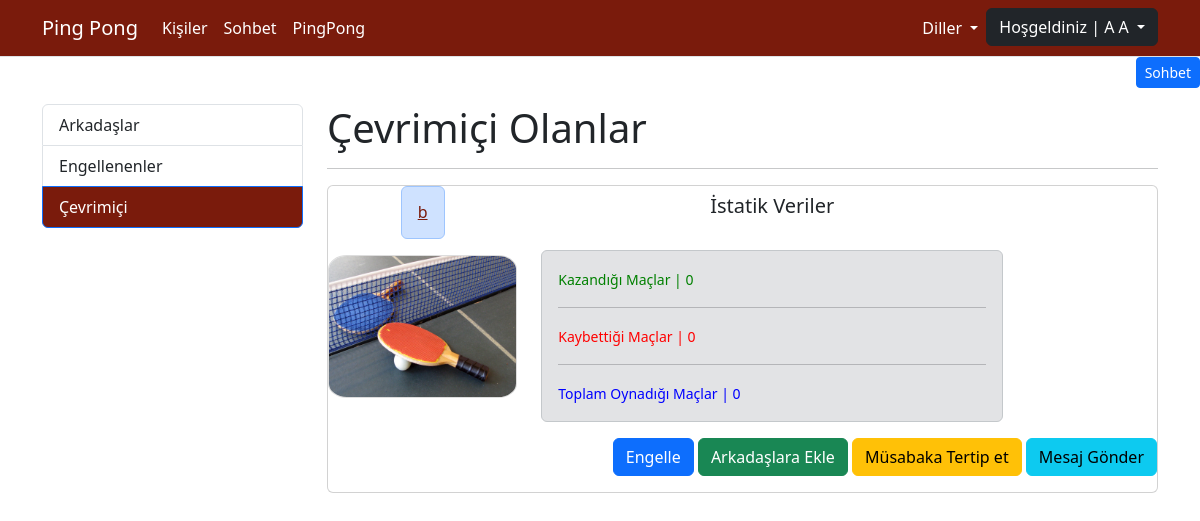
The app's page /tr/kisiler/cevrimici (signed in) with its own data.
### blog/models.py (models this page shows, shortened)
class Kisiler(models.Model):
	kullanici = models.CharField(max_length=150, null=False)
	tam_adi = models.CharField(max_length=150, null=False)
	resim = models.ImageField(upload_to="blogs", default="blogs/7.jpg", blank=True)
	toplam_mac = models.IntegerField(default=0)
	zafer_mac = models.IntegerField(default=0)
	bozgun_mac = models.IntegerField(default=0)
	cevrimici = models.BooleanField(default=False)
	slug = models.SlugField(null=False,blank=True, unique=True, db_index=True, editable=False)
	user = models.OneToOneField(User, on_delete = models.CASCADE)
	def __str__(self):
		return "{0}".format(self.user)

### blog/views.py (the view)
# urls.py: path(_("kisiler/cevrimici"), views.cevrimici, name="cevrimici"),
def cevrimici(request):
	if request.user.is_authenticated:
		users=Kisiler.objects.exclude(id=request.user.id)
		veri_depo = {}
		veri_depo['users']=users
		veri_depo['engel']=Engel.objects.all()
		ark=Arkadas.objects.filter(diger_users=request.user)
		eng=Engel.objects.filter(diger_users=request.user)
		if len(ark)>0:
			arkadas=Arkadas.objects.get(diger_users=request.user)
			arkadaslar = arkadas.users.all()
			veri_depo['arkadaslar']=arkadaslar
		if len(eng)>0:
			engel=Engel.objects.get(diger_users=request.user)
			engeliler = engel.users.all()
			veri_depo['engelliler']=engeliler
		return render(request, "blog/part/_cevrimici.html", veri_depo)
	return render(request, "blog/index.html")

### blog/templates/blog/part/_cevrimici.html (shortened to what this page needs)
{% extends "base.html" %}
{% load static %}
{% load i18n %}
{% block css_files %}
	<link rel="stylesheet" href="{% static 'blog/css/styles.css' %}">
{% endblock %}
{% block content %}
<div class="container mt-3">
	<div class="row">
		<div class="col-3">
			<div class="list-group">
				<a href="{% url "arkadaslar" %}" class="list-group-item list-group-item-action" aria-current="true">{% trans "Arkadaşlar" %}</a>
				<a href="{% url "engellenenler" %}" class="list-group-item list-group-item-action" aria-current="true">{% trans "Engellenenler" %}</a>
				<a href="{% url "cevrimici" %}" class="list-group-item list-group-item-action active" aria-current="true" style="background-color: #7a1b0c;">{% trans "Çevrimiçi" %}</a>
			</div>
		</div>
		<div class="col-9">
			<h1>{% trans "Çevrimiçi Olanlar" %}</h1>
			<hr>
			{% if users|length > 0 %}
				{% for user in users %}
					{% if user.user.is_staff == False and user.user.is_superuser == False and user.cevrimici %}
						{% include "blog/part/_kisi_cevri.html" %}
					{% endif %}
				{% endfor %}
			{% else %}
				<div class="alert alert-warning">{% trans "Kimse Bulunmamakta" %}</div>
			{% endif %}
	</div>
		</div>
	</div>
{% endblock %}

### templates/part/_navbar.html (shortened to what this page needs)
{% load  static %}
{% load i18n %}
<nav class="navbar navbar-expand-lg border-bottom" style="background-color: #7a1b0c;">
	<div class="container">
		<a class="navbar-brand" style="color: white" href="{% url 'anasayfa' %}">Ping Pong</a>
			<div class="collapse navbar-collapse" id="navbar">
			<ul class="navbar-nav me-auto">
				<li class="nav-item">
					<a class="nav-link" style="color: white" href="{% url 'kisiler' %}">{% trans "Kişiler" %}</a>
				</li>
				<li class="nav-item">
					<a class="nav-link" style="color: white" href="{% url 'sohbet_anasayfa' %}">{% trans "Sohbet" %}</a>
				</li>
				<li class="nav-item">
					<a class="nav-link" style="color: white" href="{% url 'pingpong' %}">{% trans "PingPong" %}</a>
				</li>
			</ul>
			<ul class="navbar-nav ms-auto">
				<li class="nav-item dropdown">
					<a class="nav-link dropdown-toggle" href="#" role="button" data-bs-toggle="dropdown" aria-expanded="false">
						{% trans "Diller" %}
					</a>
				</li>
				{% if user.is_authenticated %}
				<li class="nav-item dropdown">
					<button class="btn btn-dark dropdown-toggle" data-bs-toggle="dropdown" aria-expanded="false">
						{% trans "Hoşgeldiniz" %} | {{ user.get_full_name|title }}
					</button>
				</li>
				{% endif %}
		</div>
	</div>
</nav>

### blog/templates/blog/part/_kisi_cevri.html (shortened to what this page needs)
{% load static %}
{% load i18n %}
<div class="card mb-3">
	<div class="row">
		<div class="col-md-3">
			<h6 class="card-title" style="text-align: center;">
				<div class="d-inline-flex alert alert-primary" role="alert">
					<a style="color:#7a1b0c;" href={% url "kisiler_detay" user|lower %}> {{ user }} </a>
				</div>
				<img class ="resim" src="{{ user.resim.url }}" alt="">
			</h6>
		</div>
		<div class="col-md-9">
			<p class="card-title">
				<div class="col-9">
					<h5 class="card-title" style="text-align: center;">{% trans "İstatik Veriler" %}</h5>
					<br>
					<div class="alert alert-secondary" role="alert">
						<small style="color:green;">{% trans "Kazandığı Maçlar" %} | {{ user.zafer_mac }}</small>
						<br>
						<hr>
						<small style="color:red;">{% trans "Kaybettiği Maçlar" %} | {{ user.bozgun_mac }}</small>
						<br>
						<hr>
						<small style="color:blue;">{% trans "Toplam Oynadığı Maçlar" %} | {{ user.toplam_mac }}</small	>
					</div>
				</div>
			</p>
			<div class="float-md-end mb-3 ms-md-3">
			{% if not user.user in engelliler %}
				<a href="{% url "engel_sistem" opsiyon='engelle' pk=user.pk %}" type="button" class="btn btn-primary">{% trans "Engelle" %}</a>
			{% if not user.user in arkadaslar %}
			<a href="{% url "arkadas_sistem" alternatif='ekle' pk=user.pk %}" type="button" class="btn btn-success">{% trans "Arkadaşlara Ekle" %}</a>
			{% else %}
			<a href="{% url "arkadaslar" %}" type="button" class="btn btn-primary" aria-current="true">{% trans "Arkadaşsın" %}</a>
			{% endif%}
			<a href="#" type="button" class="btn btn-warning">{% trans "Müsabaka Tertip et" %}</a>
			<a href="#" type="button" class="btn btn-info">{% trans "Mesaj Gönder" %}</a>
			{% endif %}
			</div>
		</div>
	</div>
</div>

### static/css/base.css (style rules this page uses)
.nav-link { color: rgb(255, 255, 255) !important; }

### blog/templates/blog/part/_kisi_cevri.html (style rules this page uses)
.resim { max-width:100%; height:auto; border: 1px solid #ddd; border-radius: 10%; }

### records on screen
Kisiler: user.username "b", resim (picture), zafer_mac "0", bozgun_mac "0", toplam_mac "0"

### other values on screen
{{ user.get_full_name|title }} "A A"
